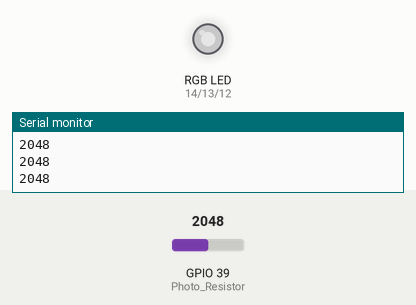
Bench run of a sketch on a simulated ESP32. Shown: an RGB LED mixed from three pins (HIGH = lit), the last lines printed to the serial monitor. The test bench sets the inputs (shaded band); at power-on: GPIO 39 (Photo_Resistor) = 2048. Dim RGB values are drawn brighter than linear.

Above: at 1.2 s.
1.3 s: GPIO 39 (Photo_Resistor) set to 519
2.8 s: GPIO 39 (Photo_Resistor) set to 471
At 4.2 s:
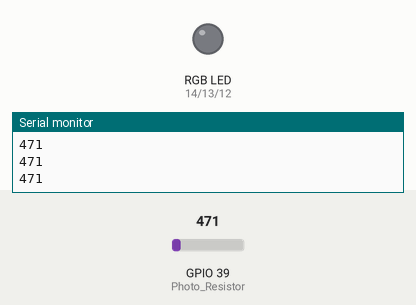
4.5 s: GPIO 39 (Photo_Resistor) set to 540
At 5.4 s:
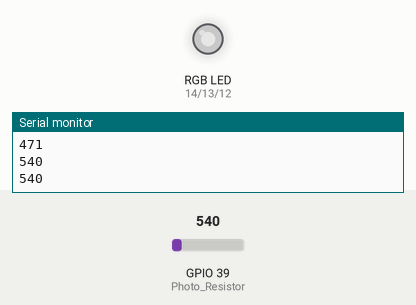
6.0 s: GPIO 39 (Photo_Resistor) set to 491
At 6.5 s:
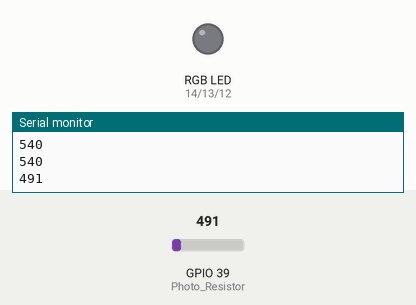
Timing chart, 0 to 8.5 s (numbered marks = the images above; inputs shaded):
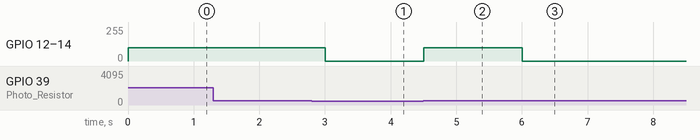

The sketch:

16_PhotoResistorSensorNightLight.ino
```cpp
#define LED_Red 14
#define LED_Green 13
#define LED_Blue 12

const byte Photo_Resistor = 39;

void setup() {

  ledcAttach(LED_Red, 8000, 8);
  ledcAttach(LED_Green, 8000, 8);
  ledcAttach(LED_Blue, 8000, 8);

  ledcWrite(LED_Red, 0);
  ledcWrite(LED_Green, 0);
  ledcWrite(LED_Blue, 0);

  Serial.begin(115200);
  //analogSetWidth(9); // Default resolution is 12 bits. (Choose 9-12)
}

void loop() {
  Serial.println(analogRead(Photo_Resistor));

  if (analogRead(Photo_Resistor)>500)
  {
    ledcWrite(LED_Red, 100);
    ledcWrite(LED_Green, 100);
    ledcWrite(LED_Blue, 100);
  }
  else
  {
    ledcWrite(LED_Red, 0);
    ledcWrite(LED_Green, 0);
    ledcWrite(LED_Blue, 0);
  }
  delay(500);
  }
```

Measured:
- the behaviour switches between 501 and 500 on GPIO 39 (Photo_Resistor) (found by bisection; images 0 and 1)
- after the input at 2.8 s, GPIO 12 (LED_Blue), GPIO 13 (LED_Green), GPIO 14 (LED_Red): 100/255 → 0/255 after 0.20 s
- after the input at 4.5 s, GPIO 12 (LED_Blue), GPIO 13 (LED_Green), GPIO 14 (LED_Red): 0/255 → 100/255 at once
- after the input at 6.0 s, GPIO 12 (LED_Blue), GPIO 13 (LED_Green), GPIO 14 (LED_Red): 100/255 → 0/255 at once
